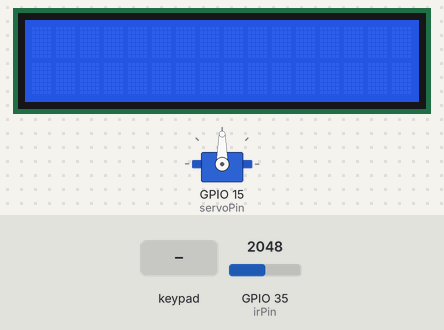
A sketch run on a simulated ESP32. Parts: servo, 16×2 character LCD. The test bench sets the inputs (shaded band); at power-on: GPIO 35 (irPin) = 2048. WiFi joins after 1.5 s; servers stay silent unless stated; the Firebase database answers and starts empty; what the sketch prints to the serial monitor is not drawn.

Above: at 2.3 s.
2.4 s: keypad keys 1 3 1 2 1 4 2 7 # pressed 0.4 s apart
At 6.9 s:
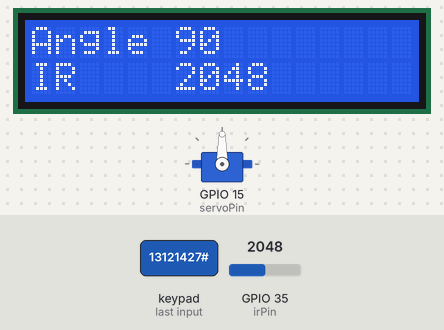
7.5 s: GPIO 35 (irPin) set to 2866
At 9.1 s:
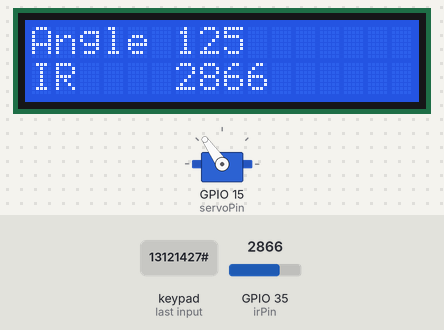
10.0 s: GPIO 35 (irPin) set to 3603
At 12.4 s:
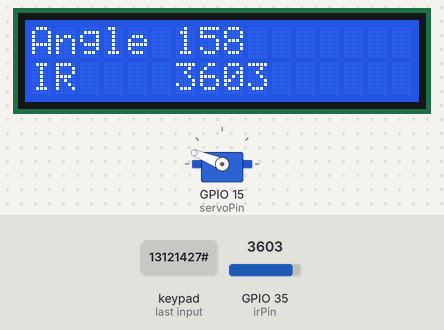
12.7 s: GPIO 35 (irPin) set to 4095
At 14.7 s:
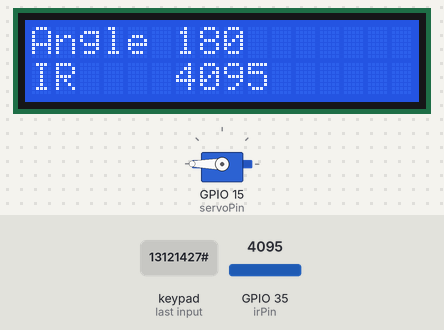
15.3 s: GPIO 35 (irPin) set to 1228
At 16.9 s:
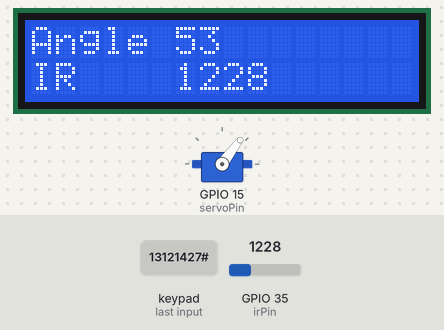
17.9 s: GPIO 35 (irPin) set to 491
At 20.2 s:
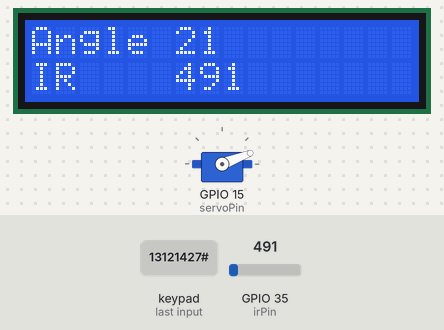
Timing chart, 0 to 21.6 s (numbered marks = the images above; inputs shaded):
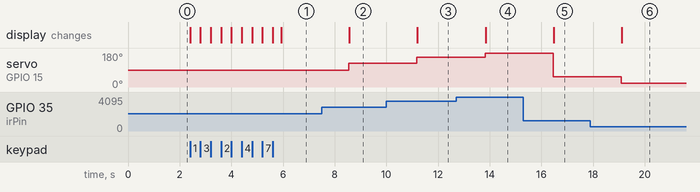

Measured:
- after the input at 2.4 s, the display: first changes at once (image 1 shows a later state)
- after the input at 7.5 s, servo on GPIO 15 (servoPin): 90° → 125° after 1.0 s; the display: changes after 1.1 s (image 2)
- after the input at 10.0 s, servo on GPIO 15 (servoPin): 125° → 158° after 1.2 s; the display: changes after 1.2 s (image 3)
- after the input at 12.7 s, servo on GPIO 15 (servoPin): 158° → 180° after 1.1 s; the display: changes after 1.1 s (image 4)
- after the input at 15.3 s, servo on GPIO 15 (servoPin): 180° → 53° after 1.2 s; the display: changes after 1.2 s (image 5)
- after the input at 17.9 s, servo on GPIO 15 (servoPin): 53° → 21° after 1.2 s; the display: changes after 1.2 s (image 6)

The sketch:

Question_2.ino
```cpp
#include <LiquidCrystal_I2C.h>
#include <ESP32Servo.h>
#include <Keypad.h>
#include <Arduino.h>
#if defined(ESP32) || defined(ARDUINO_RASPBERRY_PI_PICO_W)
#include <WiFi.h>
#elif defined(ESP8266)
#include <ESP8266WiFi.h>
#endif

#include <Firebase_ESP_Client.h>

// Initialize the LCD display with I2C address 0x27, 16 columns, and 2 rows
LiquidCrystal_I2C lcd(0x27, 16, 2);

// Create a Servo object and set the pin for the servo motor
Servo myservo;
int servoPin = 15;
int pos = 0;

// Define the pin for the IR sensor
int irPin = 35;

// Define the keypad layout and pin connections
const byte ROWS = 4;
const byte COLS = 4;
char hexaKeys[ROWS][COLS] = {
  { '1', '2', '3', 'A' },
  { '4', '5', '6', 'B' },
  { '7', '8', '9', 'C' },
  { '*', '0', '#', 'D' }
};
byte rowPins[ROWS] = { 13, 12, 14, 27 };
byte colPins[COLS] = { 26, 25, 33, 32 };
Keypad customKeypad = Keypad(makeKeymap(hexaKeys), rowPins, colPins, ROWS, COLS);

// Import helper functions for token generation and RTDB
#include <addons/TokenHelper.h>
#include <addons/RTDBHelper.h>

// Define WiFi credentials
#define WIFI_SSID "Network goes BRR"
#define WIFI_PASSWORD "Ah01020038841"

// Define the API key obtained from Firebase console
#define API_KEY "Your_API_Key"

// Function to get a password input from the keypad
String getPassword() {
  String passwd = "";
  int i = 0;
  lcd.setCursor(0,0);

  Serial.println("Password:");
  while (true) {
    char customKey = customKeypad.getKey();
    if (customKey) {
      if (customKey == '#') {
        lcd.clear();
        break;
      } else if (customKey == '*') {
        passwd = "";
      } else {
        passwd += customKey;
        lcd.setCursor(i,0);
        lcd.print(customKey);
        i++;
        Serial.print(customKey);
      }
    }
  }
  return passwd;
}

// Define the user's email and password for authentication
#define USER_EMAIL "ayousry42@gmail.com"
#define USER_PASSWORD getPassword()

// Define the Firebase Realtime Database (RTDB) URL
#define DATABASE_URL "https://your-firebase-project-id.firebaseio.com/"

// Create a FirebaseData object to hold data and manage Firebase interactions
FirebaseData fbdo;

// Create a FirebaseAuth object to store authentication data
FirebaseAuth auth;

// Create a FirebaseConfig object to store configuration data
FirebaseConfig config;

unsigned long dataMillis = 0;
int count = 0;

void setup() {
  Serial.begin(115200);

  // Attach the servo to the specified pin
  myservo.attach(servoPin);

  // Initialize and configure the LCD display
  lcd.init();
  lcd.clear();
  lcd.backlight();

  // Connect to WiFi using the defined credentials
  WiFi.begin(WIFI_SSID, WIFI_PASSWORD);
  Serial.print("Connecting to Wi-Fi");
  while (WiFi.status() != WL_CONNECTED) {
    Serial.print(".");
    delay(300);
  }
  Serial.println();
  Serial.print("Connected with IP: ");
  Serial.println(WiFi.localIP());
  Serial.println();

  // Print the Firebase Client version
  Serial.printf("Firebase Client v%s\n\n", FIREBASE_CLIENT_VERSION);

  // Set the API key in the Firebase configuration
  config.api_key = API_KEY;

  // Set the user's email and password in the authentication object
  auth.user.email = USER_EMAIL;
  auth.user.password = USER_PASSWORD;

  // Set the RTDB URL in the configuration
  config.database_url = DATABASE_URL;

  // Reconnect WiFi and set response size for FirebaseData
  Firebase.reconnectWiFi(true);
  fbdo.setResponseSize(115200);

  // Define the base path for user data
  String base_path = "/UsersData/";

  // Set the token status callback for token generation task
  config.token_status_callback = tokenStatusCallback;

  // Initialize the Firebase library with authentication and configuration
  Firebase.begin(&config, &auth);
}

void loop() {
  // Update data every 1000 milliseconds if Firebase is ready
  if (millis() - dataMillis > 1000 && Firebase.ready()) {
    dataMillis = millis();

    // Read the analog value from the IR sensor
    int irValue = analogRead(irPin);

    // Create a base path for user data
    String base = "/UsersData/";

    // Create a path for IR data based on user ID
    String irPath = base + auth.token.uid.c_str();
    irPath += "/IR";

    // Set the IR value in the Firebase RTDB
    Serial.printf("Set IR... %s\n", Firebase.RTDB.setInt(&fbdo, irPath, irValue) ? "ok" : fbdo.errorReason().c_str());

    // Get and print the IR value from the Firebase RTDB
    Serial.printf("Get IR ... %s\n", Firebase.RTDB.getInt(&fbdo, irPath) ? String(fbdo.to<int>()).c_str() : fbdo.errorReason().c_str());

    // Map the IR value to a servo angle and update the servo position
    int pos = map(irValue,0,4095,0,180);
    myservo.write(pos);

    // Update the LCD display with IR and servo data
    lcd.clear();
    lcd.setCursor(0,1);
    lcd.print("IR");
    lcd.setCursor(6,1);
    lcd.print(irValue);
    lcd.setCursor(0,0);
    lcd.print("Angle");
    lcd.setCursor(6,0);
    lcd.print(pos);

    // Delay for a second before the next update
    delay(1000);
  }
}
```
